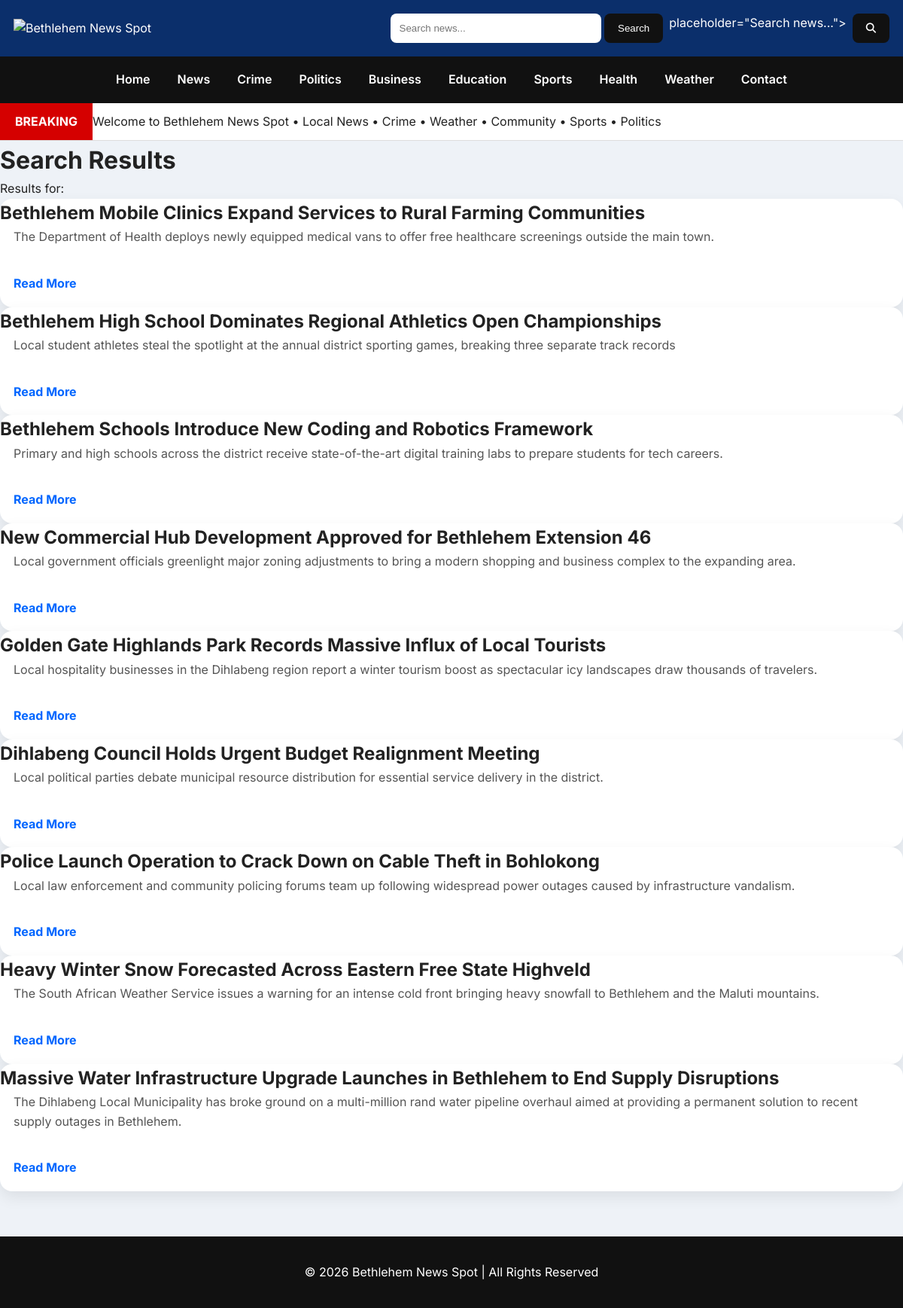
Screenshot of /search with the database file from the repository.
### models/article.py (models this page shows)
class Article(db.Model):
    __tablename__ = "articles"
    id = db.Column(db.Integer, primary_key=True)
    title = db.Column(db.String(200), nullable=False)
    summary = db.Column(db.String(500), nullable=False)
    content = db.Column(db.Text, nullable=False)
    category = db.Column(db.String(100), nullable=False)
    author = db.Column(db.String(100), nullable=False)
    image = db.Column(db.String(255))
    breaking = db.Column(db.Boolean, default=False)
    featured = db.Column(db.Boolean, default=False)
    views = db.Column(db.Integer, default=0)
    created_at = db.Column(db.DateTime, default=datetime.utcnow)

### routes/articles.py (the view)
@articles_bp.route("/search")
def search():
    search_term = request.args.get("q", "")
    articles = search_articles(search_term)
    return render_template(
        "search_results.html",
        search_term=search_term,
        articles=articles,
    )

### services/article_service.py (called while the page is built)
def search_articles(search_term):
    return (
        Article.query.filter(
            or_(
                Article.title.ilike(f"%{search_term}%"),
                Article.summary.ilike(f"%{search_term}%"),
                Article.content.ilike(f"%{search_term}%"),
                Article.category.ilike(f"%{search_term}%"),
                Article.author.ilike(f"%{search_term}%"),
            )
        )
        .order_by(Article.created_at.desc())
        .all()
    )

### templates/search_results.html (shortened to what this page needs)
{% extends "base.html" %}
{% block content %}
<h1>Search Results</h1>
<p>
Results for:
</p>
{% if articles %}
    {% for article in articles %}
        <div class="news-card">
            <h2>{{ article.title }}</h2>
            <p>{{ article.summary }}</p>
            <a href="{{ url_for('articles.article', article_id=article.id) }}">
                Read More
            </a>
        </div>
    {% endfor %}
{% else %}
<p>No matching articles found.</p>
{% endif %}
{% endblock %}

### static/css/main.css (style rules this page uses)
* { margin:0; padding:0; box-sizing:border-box; }
body { font-family:'Inter',sans-serif; background:#eef2f7; color:#222; line-height:1.6; }
.news-card { background:white; border-radius:16px; overflow:hidden; box-shadow:0 8px 20px rgba(0,0,0,.08); transition:.3s; }
.news-card p { padding:0 18px 18px; color:#555; }
.news-card a { display:block; padding:18px; color:#0066ff; font-weight:bold; text-decoration:none; }

### rows the page displays
Article: title "Bethlehem Mobile Clinics Expand Services to Rural Farming Communities", summary "The Department of Health deploys newly equipped medical vans to offer free healthcare screenings outside the main town."
Article: title "Bethlehem High School Dominates Regional Athletics Open Championships", summary "Local student athletes steal the spotlight at the annual district sporting games, breaking three separate track records"
Article: title "Bethlehem Schools Introduce New Coding and Robotics Framework", summary "Primary and high schools across the district receive state-of-the-art digital training labs to prepare students for tech careers."
Article: title "New Commercial Hub Development Approved for Bethlehem Extension 46", summary "Local government officials greenlight major zoning adjustments to bring a modern shopping and business complex to the expanding area."
Article: title "Golden Gate Highlands Park Records Massive Influx of Local Tourists", summary "Local hospitality businesses in the Dihlabeng region report a winter tourism boost as spectacular icy landscapes draw thousands of travelers."
Article: title "Dihlabeng Council Holds Urgent Budget Realignment Meeting", summary "Local political parties debate municipal resource distribution for essential service delivery in the district."
Article: title "Police Launch Operation to Crack Down on Cable Theft in Bohlokong", summary "Local law enforcement and community policing forums team up following widespread power outages caused by infrastructure vandalism."
Article: title "Heavy Winter Snow Forecasted Across Eastern Free State Highveld", summary "The South African Weather Service issues a warning for an intense cold front bringing heavy snowfall to Bethlehem and the Maluti mountains."
Article: title "Massive Water Infrastructure Upgrade Launches in Bethlehem to End Supply Disruptions", summary "The Dihlabeng Local Municipality has broke ground on a multi-million rand water pipeline overhaul aimed at providing a permanent solution to recent supply outages in Bethlehem."
